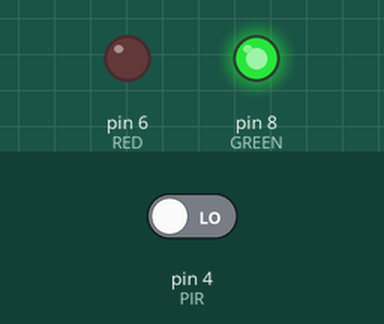
The sketch below on a simulated Arduino Uno, built with avr-gcc and run on an emulated ATmega328P. Parts: output pins drawn as LEDs (lit = HIGH). The test bench sets the inputs (shaded band); at power-on: pin 4 (PIR) LOW. No radio packets arrive unless stated.

Above: at 1.2 s.
1.3 s: pin 4 (PIR) driven HIGH
At 3.2 s:
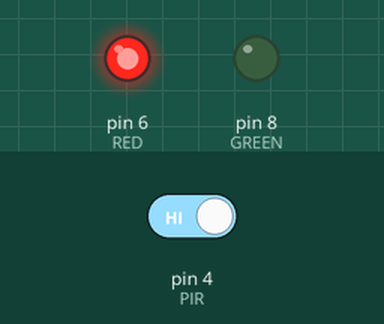
3.9 s: pin 4 (PIR) driven LOW
At 5.2 s:
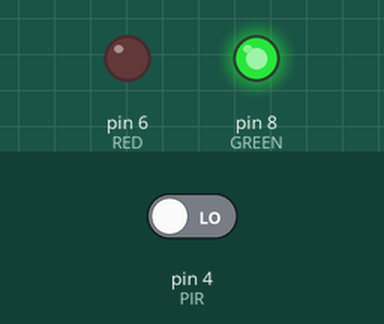
Timing chart, 0 to 6.9 s (numbered marks = the images above; inputs shaded):
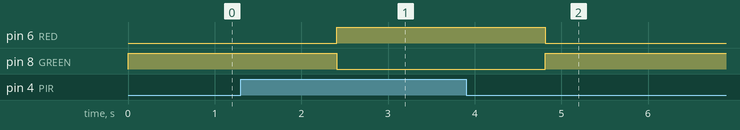

Measured:
- after the input at 1.3 s, pin 6 (RED): LOW → HIGH after 1.1 s; pin 8 (GREEN): HIGH → LOW after 1.1 s
- after the input at 3.9 s, pin 6 (RED): HIGH → LOW after 0.91 s; pin 8 (GREEN): LOW → HIGH after 0.91 s

The sketch:

nRF_pro_mini_test_with_PIR_tx.ino
```cpp
/**
This is the sketch for the SENDER. Sends a packet to a receiver and blinks the green LED if it gets a response; red otherwise.
*/
#include <SPI.h>
#include "RF24.h"

/**Pin declarations*/
const unsigned int RED = 6;
const unsigned int GREEN = 8;
const unsigned int PIR = 4;

/**Radio code*/
const int TIMEOUT = 200;//ms to wait for timeout
RF24 radio(9,10);  // Set up nRF24L01 radio on SPI bus plus pins 9 & 10
byte pipes[][6] = { "1Node", "2Node" };

/**PIR code*/
int pirState = LOW;
int val = 0;

void setup(void)
{
  /**Pin sets*/
  pinMode(GREEN, OUTPUT);
  pinMode(RED, OUTPUT);
  pinMode(PIR, INPUT);

  /**Radio*/
  radio.begin();
  radio.setPALevel(RF24_PA_LOW);
  radio.openWritingPipe(pipes[1]);
  radio.openReadingPipe(1,pipes[0]);
}

void loop(void)
{
  /**Poll the PIR line to check for motion*/
  check_for_motion();

  /**Regardless of what the PIR says, send something*/
  send_state();

  delay(1000);
}

void check_for_motion(void)
{
  val = digitalRead(PIR);
  if (val == HIGH)
  {
    //Motion has been detected

    digitalWrite(RED, HIGH);
    digitalWrite(GREEN, LOW);

    if (pirState == LOW)
    {
      //We just now detected motion
      pirState = HIGH;
    }
  }
  else
  {
    //There is no motion - all is clear

    digitalWrite(GREEN, HIGH);
    digitalWrite(RED, LOW);

    if (pirState == HIGH)
    {
      //We just now stopped detecting motion
      pirState = LOW;
    }
  }
}

void send_state(void)
{
  radio.stopListening();  //Stop listening so we can write
  int state = pirState;
  radio.write( &state, sizeof(int) );
  radio.startListening();      // Now, continue listening

  unsigned long started_waiting_at = millis();
  bool timeout = false;

  while ( ! radio.available() )
  {
    if (millis() - started_waiting_at > TIMEOUT )
    {
      timeout = true;
      break;
    }
  }

  // Describe the results
  if ( timeout )
  {
    //be sad... but actually do something to indicate a lost connection. Turn on an error LED maybe. Figure out later.
  }
  else
  {
    // check for a time stamp response
    unsigned long got_time_of_receipt;
    radio.read( &got_time_of_receipt, sizeof(unsigned long) );
 }
}
```
